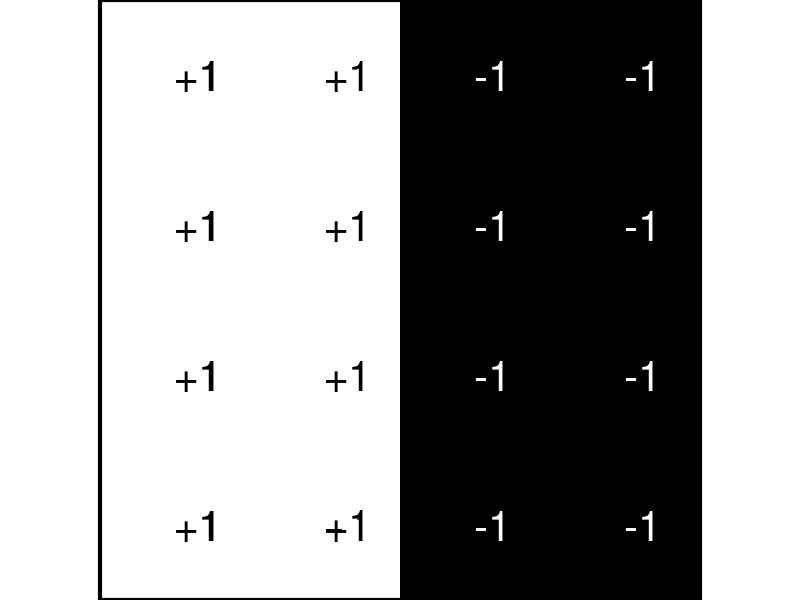

Here is the MATLAB script that generated this plot: (Note: this script raises an error after producing the figure.)

BACKGROUNDCOLOR = [1 1 1];

height = 4;

rectNorm2 = zeros(height,4);
rectNorm2(:,1:2) = ones(height,2);
rectNorm2(:,3:4) = -1*ones(height,2);
figure; a = imagesc(rectNorm2); colormap gray; axis off; axis image;
set(gcf, 'Color', BACKGROUNDCOLOR);
l = line([.5 4.5 4.5 .5 .5], [.5 .5 height+.5 height+.5 .5]);
set(l, 'Color', [0 0 0], 'LineWidth', 3);
set(gca, 'Position', [0 0 1 1]);
g= text( [ones(height,1); 2*ones(height,1)], [[1:height]' ; [1:height]'] , '+1');
h = text( [3*ones(height,1); 4*ones(height,1)], [[1:height]' ; [1:height]'] , '-1');
for i = 1:length(h)
    set(g(i), 'FontSize', 30);
    set(h(i), 'Color', [1 1 1], 'FontSize', 30);
end
%text( [ones(height,1); 2*ones(height,1)], [[1:height]' ; [1:height]'] , '+1');
savetopdf('f1_haar2.pdf');
% figure; 
% freqz2(rectNorm2);
% set(gca, 'XTickLabel', {}); set(gca, 'YTickLabel', {}); set(gca, 'ZTickLabel', {});
% set(gcf, 'Color', BACKGROUNDCOLOR);
% axis([-1 1 -1 1 -10 50]);
% c = get(gca, 'Children'); axis off; 
% set(c, 'FaceColor', 'interp'); set(c, 'EdgeColor', 'none'); 
% %set(gcf, 'PaperOrientation', 'landscape');
% %set(gcf, 'Renderer', 'Painters');
% %savetopdf('f1_F_haar2.pdf');
% set(gca, 'Position', [0 0 1 1])
% print(gcf, '-dpng', '-r200', 'f1_F_haar2.png');

%keyboard;

rectNorm3 = zeros(height,6);
rectNorm3(:,1:2) = ones(height,2);
rectNorm3(:,3:4) = -2*ones(height,2);
rectNorm3(:,5:6) = ones(height,2);
figure; a = imagesc(rectNorm3); colormap gray; axis off; axis image;
set(gcf, 'Color', BACKGROUNDCOLOR);
l = line([.5 6.5 6.5 .5 .5], [.5 .5 height+.5 height+.5 .5]);
set(l, 'Color', [0 0 0], 'LineWidth', 3);
set(gca, 'Position', [0 0 1 1]);
g= text( [ones(height,1); 2*ones(height,1)], [[1:height]' ; [1:height]'] , '+1');
h = text( [3*ones(height,1); 4*ones(height,1)], [[1:height]' ; [1:height]'] , '-1');
k= text( [5*ones(height,1); 6*ones(height,1)], [[1:height]' ; [1:height]'] , '+1');
for i = 1:length(h)
    set(g(i), 'FontSize', 30);
    set(h(i), 'Color', [1 1 1], 'FontSize', 30);
    set(k(i), 'FontSize', 30);
end
savetopdf('f1_haar3.pdf');
% figure; 
% freqz2(rectNorm3);
% %set(gca, 'XTick', []); set(gca, 'YTick', []); set(gca, 'ZTick', []);
% set(gca, 'XTickLabel', {}); set(gca, 'YTickLabel', {}); set(gca, 'ZTickLabel', {});
% set(gcf, 'Color', BACKGROUNDCOLOR);
% axis([-1 1 -1 1 -10 50]);
% c = get(gca, 'Children'); axis off; 
% set(c, 'FaceColor', 'interp'); set(c, 'EdgeColor', 'none'); 
% %savetopdf('f1_F_haar3.pdf');
% set(gca, 'Position', [0 0 1 1])
% print(gcf, '-dpng', '-r200', 'f1_F_haar3.png');

rectNonNorm3 = zeros(height,6);
rectNonNorm3(:,1:2) = ones(height,2);
rectNonNorm3(:,3:4) = -1*ones(height,2);
rectNonNorm3(:,5:6) = ones(height,2);
figure; a = imagesc(rectNonNorm3); colormap gray; axis off; axis image;
set(gcf, 'Color', BACKGROUNDCOLOR);
l = line([.5 6.5 6.5 .5 .5], [.5 .5 height+.5 height+.5 .5]);
set(l, 'Color', [0 0 0], 'LineWidth', 3);
set(gca, 'Position', [0 0 1 1]);
g= text( [ones(height,1)-.4; 2*ones(height,1)-.4], [[1:height]' ; [1:height]'] , '+1/16');
h = text( [3*ones(height,1)-.3; 4*ones(height,1)-.3], [[1:height]' ; [1:height]'] , '-1/8');
k= text( [5*ones(height,1)-.4; 6*ones(height,1)-.4], [[1:height]' ; [1:height]'] , '+1/16');
for i = 1:length(h)
    set(g(i), 'FontSize', 30);
    set(h(i), 'Color', [1 1 1], 'FontSize', 30);
    set(k(i), 'FontSize', 30);
end
savetopdf('f1_haar3Norm.pdf');
% figure; 
% freqz2(rectNonNorm3);
% %set(gca, 'XTick', []); set(gca, 'YTick', []); set(gca, 'ZTick', []);
% set(gca, 'XTickLabel', {}); set(gca, 'YTickLabel', {}); set(gca, 'ZTickLabel', {});
% set(gcf, 'Color', BACKGROUNDCOLOR);
% axis([-1 1 -1 1 -10 50]);
% c = get(gca, 'Children'); axis off; 
% set(c, 'FaceColor', 'interp'); set(c, 'EdgeColor', 'none'); 
% %savetopdf('f1_F_haarNon3.pdf');
% set(gca, 'Position', [0 0 1 1])
% print(gcf, '-dpng', '-r200', 'f1_F_haar4.png');

height = 4;
rectNorm4 = ones(height,4);
rectNorm4(1:height/2,3:4) = -1*ones(height/2,2);
rectNorm4((height/2)+1:height,1:2) = -1*ones(height/2,2);
figure; a = imagesc(rectNorm4); colormap gray; axis off; axis image;
set(gcf, 'Color', BACKGROUNDCOLOR);
l = line([.5 4.5 4.5 .5 .5], [.5 .5 height+.5 height+.5 .5]);
set(l, 'Color', [0 0 0], 'LineWidth', 3);
set(gca, 'Position', [0 0 1 1]);
g= text( [ones(2,1); 2*ones(2,1)], [[1:2]' ; [1:2]'] , '+1');
h = text( [3*ones(2,1); 4*ones(2,1)], [[1:2]' ; [1:2]'] , '-1');
k= text( [3*ones(2,1); 4*ones(2,1)], [[3:4]' ; [3:4]'] , '+1');
l = text( [ones(2,1); 2*ones(2,1)], [[3:4]' ; [3:4]'] , '-1');
for i = 1:length(h)
    set(g(i), 'FontSize', 30);
    set(h(i), 'Color', [1 1 1], 'FontSize', 30);
    set(k(i), 'FontSize', 30);
    set(l(i), 'Color', [1 1 1], 'FontSize', 30);
end
savetopdf('f1_haar4.pdf');
% figure; 
% freqz2(rectNorm4);
% %set(gca, 'XTick', []); set(gca, 'YTick', []); set(gca, 'ZTick', []);
% set(gca, 'XTickLabel', {}); set(gca, 'YTickLabel', {}); set(gca, 'ZTickLabel', {});
% set(gcf, 'Color', BACKGROUNDCOLOR);
% axis([-1 1 -1 1 -10 50]);
% c = get(gca, 'Children'); axis off; 
% set(c, 'FaceColor', 'interp'); set(c, 'EdgeColor', 'none'); 
% %savetopdf('f1_F_haar4.pdf');
% set(gca, 'Position', [0 0 1 1])
% print(gcf, '-dpng', '-r200', 'f1_F_haar3Non.png');



